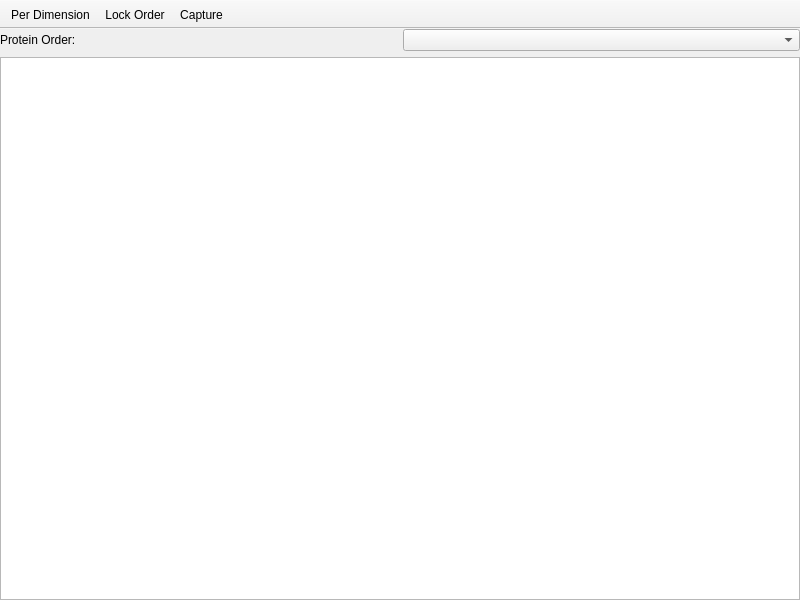
<?xml version="1.0" encoding="UTF-8"?>
<ui version="4.0">
 <class>DistmatTab</class>
 <widget class="QMainWindow" name="DistmatTab">
  <property name="geometry">
   <rect>
    <x>0</x>
    <y>0</y>
    <width>800</width>
    <height>600</height>
   </rect>
  </property>
  <property name="windowTitle">
   <string>MainWindow</string>
  </property>
  <widget class="QWidget" name="centralwidget">
   <layout class="QVBoxLayout" name="verticalLayout">
    <property name="leftMargin">
     <number>0</number>
    </property>
    <property name="topMargin">
     <number>0</number>
    </property>
    <property name="rightMargin">
     <number>0</number>
    </property>
    <property name="bottomMargin">
     <number>0</number>
    </property>
    <item>
     <widget class="QWidget" name="orderBar" native="true">
      <layout class="QHBoxLayout" name="horizontalLayout_3">
       <property name="leftMargin">
        <number>0</number>
       </property>
       <property name="topMargin">
        <number>0</number>
       </property>
       <property name="rightMargin">
        <number>0</number>
       </property>
       <property name="bottomMargin">
        <number>0</number>
       </property>
       <item>
        <widget class="QLabel" name="orderLabel">
         <property name="text">
          <string>Protein Order:</string>
         </property>
        </widget>
       </item>
       <item>
        <widget class="QComboBox" name="orderSelect"/>
       </item>
      </layout>
     </widget>
    </item>
    <item>
     <widget class="GraphicsView" name="view">
      <property name="verticalScrollBarPolicy">
       <enum>Qt::ScrollBarAlwaysOff</enum>
      </property>
      <property name="horizontalScrollBarPolicy">
       <enum>Qt::ScrollBarAlwaysOff</enum>
      </property>
      <property name="sizeAdjustPolicy">
       <enum>QAbstractScrollArea::AdjustToContents</enum>
      </property>
      <property name="backgroundBrush">
       <brush brushstyle="SolidPattern">
        <color alpha="255">
         <red>64</red>
         <green>64</green>
         <blue>64</blue>
        </color>
       </brush>
      </property>
      <property name="renderHints">
       <set>QPainter::TextAntialiasing</set>
      </property>
      <property name="dragMode">
       <enum>QGraphicsView::ScrollHandDrag</enum>
      </property>
      <property name="transformationAnchor">
       <enum>QGraphicsView::AnchorUnderMouse</enum>
      </property>
      <property name="viewportUpdateMode">
       <enum>QGraphicsView::FullViewportUpdate</enum>
      </property>
     </widget>
    </item>
   </layout>
  </widget>
  <widget class="QToolBar" name="toolBar">
   <property name="contextMenuPolicy">
    <enum>Qt::PreventContextMenu</enum>
   </property>
   <property name="windowTitle">
    <string>Distance Matrix Tools</string>
   </property>
   <property name="movable">
    <bool>false</bool>
   </property>
   <property name="floatable">
    <bool>false</bool>
   </property>
   <attribute name="toolBarArea">
    <enum>TopToolBarArea</enum>
   </attribute>
   <attribute name="toolBarBreak">
    <bool>false</bool>
   </attribute>
   <addaction name="actionToggleDistdir"/>
   <addaction name="actionLockOrder"/>
   <addaction name="actionSavePlot"/>
  </widget>
  <action name="actionToggleDistdir">
   <property name="checkable">
    <bool>true</bool>
   </property>
   <property name="icon">
    <iconset theme="object-columns">
     <normaloff>.</normaloff>.</iconset>
   </property>
   <property name="text">
    <string>Per Dimension</string>
   </property>
   <property name="toolTip">
    <string>Show distance map along measurements instead of along proteins</string>
   </property>
   <property name="shortcut">
    <string>D</string>
   </property>
  </action>
  <action name="actionSavePlot">
   <property name="icon">
    <iconset theme="camera-photo">
     <normaloff>.</normaloff>.</iconset>
   </property>
   <property name="text">
    <string>Capture</string>
   </property>
   <property name="toolTip">
    <string>Save the plot to SVG or PNG file</string>
   </property>
   <property name="shortcut">
    <string>Print</string>
   </property>
  </action>
  <action name="actionLockOrder">
   <property name="checkable">
    <bool>true</bool>
   </property>
   <property name="icon">
    <iconset theme="lock">
     <normaloff>.</normaloff>.</iconset>
   </property>
   <property name="text">
    <string>Lock Order</string>
   </property>
   <property name="toolTip">
    <string>Do not re-order when reference changes</string>
   </property>
  </action>
 </widget>
 <customwidgets>
  <customwidget>
   <class>GraphicsView</class>
   <extends>QGraphicsView</extends>
   <header>widgets/graphicsview.h</header>
  </customwidget>
 </customwidgets>
 <resources/>
 <connections/>
</ui>
